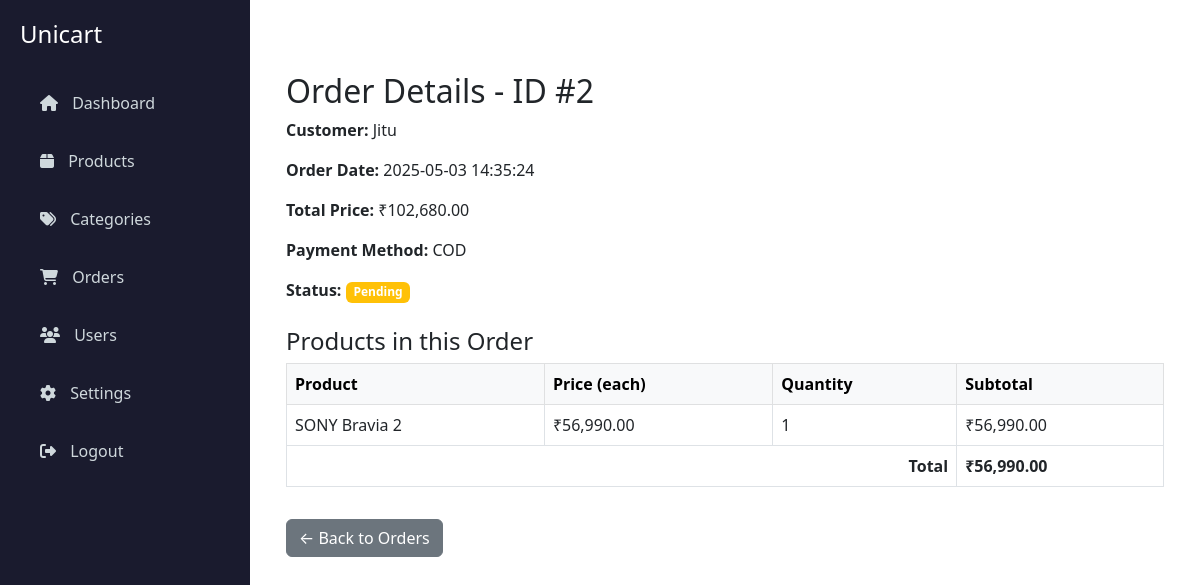
/admin/order_details.php?order_id=2 (signed in), run on the app's committed database.
### tables this page shows
CREATE TABLE `orders` (
  `order_id` int(11) NOT NULL,
  `user_id` int(11) DEFAULT NULL,
  `total_price` decimal(10,2) DEFAULT NULL,
  `payment_method` varchar(50) DEFAULT NULL,
  `status` varchar(50) DEFAULT 'Pending',
  `order_date` timestamp NOT NULL DEFAULT current_timestamp()
);

CREATE TABLE `users` (
  `user_id` int(11) NOT NULL,
  `name` varchar(100) NOT NULL,
  `email` varchar(100) NOT NULL,
  `password` varchar(255) NOT NULL,
  `created_at` timestamp NOT NULL DEFAULT current_timestamp()
);

CREATE TABLE `order_items` (
  `order_item_id` int(11) NOT NULL,
  `order_id` int(11) DEFAULT NULL,
  `product_id` int(11) DEFAULT NULL,
  `quantity` int(11) DEFAULT NULL
);

CREATE TABLE `products` (
  `product_id` int(11) NOT NULL,
  `name` varchar(255) NOT NULL,
  `description` text DEFAULT NULL,
  `price` decimal(10,2) NOT NULL,
  `stock` int(11) DEFAULT 0,
  `image` varchar(255) DEFAULT NULL,
  `category_id` int(11) DEFAULT NULL,
  `created_at` timestamp NOT NULL DEFAULT current_timestamp(),
  `image2` varchar(255) DEFAULT NULL,
  `image3` varchar(255) DEFAULT NULL
);

### admin/order_details.php (the view, shortened to what this page needs)
<?php
include '../includes/db_connect.php';
$orderId = intval($_GET['order_id']);
$orderStmt = $con->prepare("
    SELECT orders.*, users.name AS username
    FROM orders
    JOIN users ON orders.user_id = users.user_id
    WHERE orders.order_id = ?
");
$orderStmt->bind_param("i", $orderId);
$orderStmt->execute();
$orderResult = $orderStmt->get_result();
$order = $orderResult->fetch_assoc();
$itemStmt = $con->prepare("
    SELECT order_items.*, products.name AS product_name, products.price
    FROM order_items
    JOIN products ON order_items.product_id = products.product_id
    WHERE order_items.order_id = ?
");
$itemStmt->bind_param("i", $orderId);
$itemStmt->execute();
$itemsResult = $itemStmt->get_result();
?>
<!DOCTYPE html>
<html lang="en">
<head>
    <link href="https://cdn.jsdelivr.net/npm/bootstrap@5.3.2/dist/css/bootstrap.min.css" rel="stylesheet">
    <?php include '../includes/mode.php'; ?>
</head>
<body>
<div class="d-flex">
    <?php include '../includes/admin_sidebar.php'; ?>
    <div class="flex-grow-1 p-4" style="margin-left: 250px;">
        <div class="container mt-5">
            <h2>Order Details - ID #<?= $order['order_id'] ?></h2>
            <div class="mb-4">
                <p><strong>Customer:</strong> <?= htmlspecialchars($order['username']) ?></p>
                <p><strong>Order Date:</strong> <?= $order['order_date'] ?></p>
                <p><strong>Total Price:</strong> ₹<?= number_format($order['total_price'], 2) ?></p>
                <p><strong>Payment Method:</strong> <?= htmlspecialchars($order['payment_method']) ?></p>
                <p><strong>Status:</strong>
                    <span class="badge <?= $order['status'] === 'Delivered' ? 'bg-success' : 'bg-warning' ?>">
                        <?= $order['status'] ?>
                    </span>
                </p>
            </div>
            <h4>Products in this Order</h4>
            <table class="table table-bordered">
                <thead class="table-light">
                    <tr>
                        <th>Product</th>
                        <th>Price (each)</th>
                        <th>Quantity</th>
                        <th>Subtotal</th>
                    </tr>
                </thead>
                <tbody>
                    <?php
                    $total = 0;
                    while ($item = $itemsResult->fetch_assoc()):
                        $subtotal = $item['price'] * $item['quantity'];
                        $total += $subtotal;
                    ?>
                        <tr>
                            <td><?= htmlspecialchars($item['product_name']) ?></td>
                            <td>₹<?= number_format($item['price'], 2) ?></td>
                            <td><?= $item['quantity'] ?></td>
                            <td>₹<?= number_format($subtotal, 2) ?></td>
                        </tr>
                    <?php endwhile; ?>
                </tbody>
                <tfoot>
                    <tr>
                        <th colspan="3" class="text-end">Total</th>
                        <th>₹<?= number_format($total, 2) ?></th>
                    </tr>
                </tfoot>
            </table>
            <a href="orders.php" class="btn btn-secondary mt-3">← Back to Orders</a>
        </div>
    </div>
</div>
</body>
</html>

### assets/css/mode.css (style rules this page uses)
:root { --primary-color: #0d6efd; }
a, .btn, .sidebar a:hover { color: var(--primary-color); }

### data on the page
orders: order_id "2", user.name "Jitu", order_date "2025-05-03 14:35:24", total_price "102,680.00", payment_method "COD", status "Pending"
order_items: product.name "SONY Bravia 2", product.price "56,990.00", quantity "1", subtotal "56,990.00"

### other printed values
$total "56,990.00"
